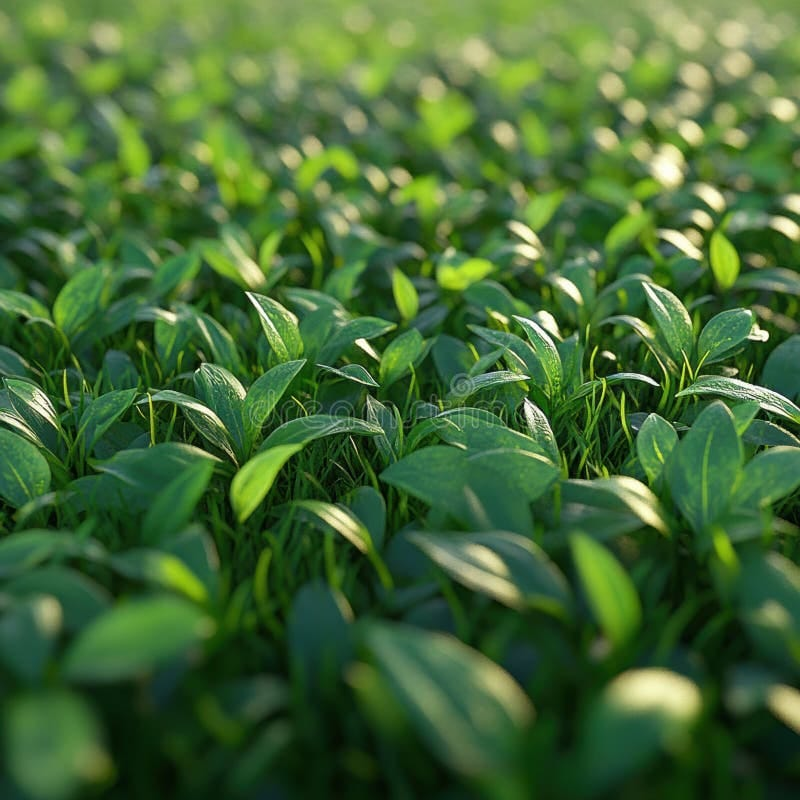
#> input picture dataset/train/Healthy/WhatsApp Image 2026-04-05 at 7.15.02 PM.jpeg, 800 x 800 px
$ python train.py
#> lines starting #> are read from the running program, lines starting #| are printed output that depends on the picture; pictures that were not available may be replaced by others from this repository, and a replacement may not be noted
from sklearn.model_selection import train_test_split
from sklearn.ensemble import RandomForestClassifier
import numpy as np
import os
from PIL import Image
import joblib

IMG_SIZE = 64

data = []
labels = []

classes = ['Healthy', 'Rust', 'Blight']

for label, folder in enumerate(classes):
    path = f"dataset/train/{folder}"
    for img_file in os.listdir(path):
        img = Image.open(os.path.join(path, img_file)).resize((IMG_SIZE, IMG_SIZE))
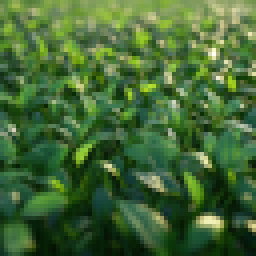
#> img: PIL image 64x64 RGB (shown 4 times larger); mean R, G, B 67.5, 104.1, 53
        img = np.array(img).flatten()
#> img = 12288 values, max 255 at index 2655, min 2 at index 10697, mean 74.84
        data.append(img)
        labels.append(label)
#> pass 2 of the loop `for label, folder in enumerate(classes):`:
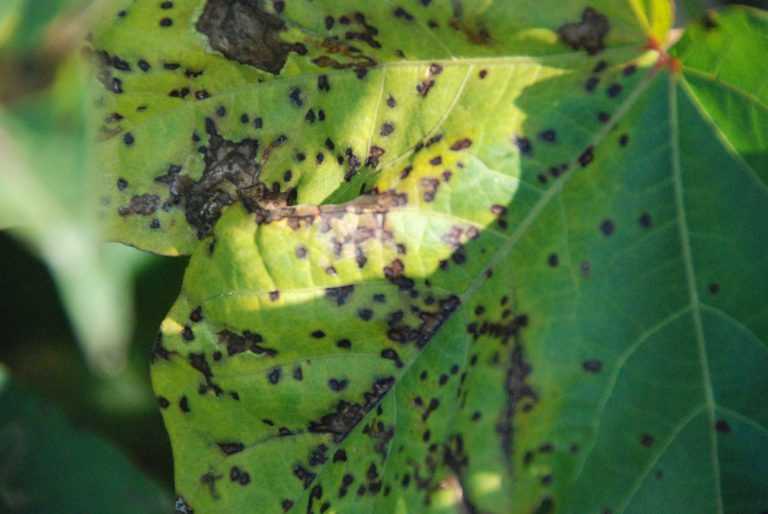
#> input picture dataset/train/Blight/WhatsApp Image 2026-04-05 at 7.18.45 PM.jpeg, 768 x 514 px, given as the content of the folder dataset/train/Rust, which was not available
#> `img = Image.open(os.path.join(path, img_file)).resize((IMG_SIZE, IMG_S..`:
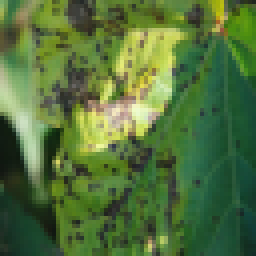
#> img: PIL image 64x64 RGB (shown 4 times larger); mean R, G, B 83.1, 113.8, 59.2
#> `img = np.array(img).flatten()`: img = 12288 values, max 251 at index 5284, min 11 at index 164, mean 85.35

X = np.array(data)
y = np.array(labels)

X_train, X_test, y_train, y_test = train_test_split(X, y, test_size=0.2)

model = RandomForestClassifier()
model.fit(X_train, y_train)

joblib.dump(model, "model/model.pkl")

print("Model trained and saved!")
